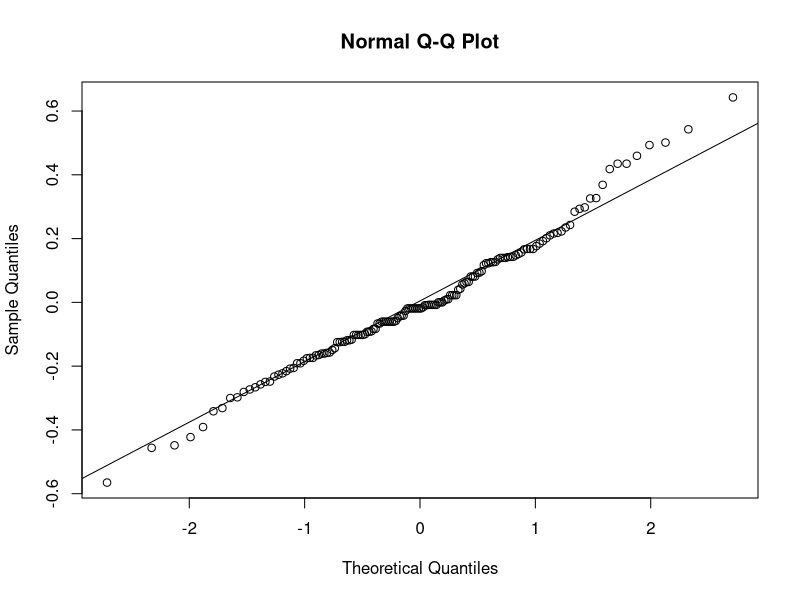

The R script that drew this image:
##############################
#  Ayudantia de regresion
##############################

library(ggplot2)
library(lmtest)

# 1 - Teoria de regresión lineal Simple

# 2- Ejercicio practico.


##############################
# Regresion lineal simple.


# los datos con los cuales vamos a trabajar es el dataset de IRIS
# el cual esta disponible en R como 'iris'

datos <- iris[1:4]


# Para la regresión lineal simple estamos buscando la relación que
# existe entre dos variables.

# Para este ejemplo nos iteresa saber si existe una relación entre

# el ancho de un petalo y el largo de un petalo. 


# 1. visualización de los datos:
#################################

gra1 <- ggplot(data = datos, mapping = aes(x = Petal.Length, y = Petal.Width)) +
          geom_point(color = "firebrick", size = 2) +
          labs(title  =  'Diagrama de dispersión', x  =  ' Largo de petalo ', 
               y = 'Ancho de petalo') +
          theme_bw() +
          theme(plot.title = element_text(hjust = 0.5))








# Claramente existe una relación entre el Largo y Ancho de un petalo. 
# para ver que tan fuerte es este, podemos hacer una analisis de correlación






    # 1.1 correlación
    ####

# Primeramente asumamos que los datos se distribuyen de forma normal.

cor.petal <- cor.test(x=datos$Petal.Length, 
                      y=datos$Petal.Width, method = 'pearson')








# Existe una relación casi perfecta entre el largo y el ancho de un petalo
# dado que la correlación es 0.9628654 y el test es muy significativo
# p-value < 2.2e-16












# 2. Generación del modelo
#################################

# Como ya sabemos que existe una correlación entre las variables podemos aplicar
# un modelo de regresión lineal simple:




modelo <- lm(formula = Petal.Width ~ Petal.Length, datos )






gra2 <- ggplot(data = datos, mapping = aes(x = Petal.Length, y = Petal.Width)) +
          geom_point(color = "firebrick", size = 2) +
          labs(title  =  'Ancho ~ Largo') +
          geom_smooth(method = "lm", se = FALSE, color = "black") +
          theme_bw() +
          theme(plot.title = element_text(hjust = 0.5))











# Este modelo es casi perfecto en cuanto a los valores de f.test y r^2 
# Pero aun no podemos aceptarlo debido a que hay condiciones que se deben
# cumplir:





  # 2.1 Independencia
  ####

# Para el caso de la independencia , tenemos que asumir que las muestras
# vienen de forma aleatoria.




  # 2.2 Linealidad
  ####

# Para ver esto primeramente se necesitan obtener los residuos.

lineal <- data.frame(valor=modelo$fitted.values,residuos=modelo$residuals)


gra3 <- ggplot(data = lineal, aes(x = valor, y = residuos)) +
            geom_point(aes(color = residuos)) +
            scale_color_gradient2(low = "blue3", mid = "grey", high = "red") +
            geom_hline(yintercept = 0) +
            geom_segment(aes(xend = valor, yend = 0), alpha = 0.2) +
            labs(title = "Distribución de los residuos", x = "predicción modelo",
                 y = "residuo") +
            theme_bw() +
            theme(plot.title = element_text(hjust = 0.5), legend.position = "none")









# Los residuos en cierta parte tienen a tener otra distribución que no sea
# Aleatorea, sin embargo al ver el panorama completo, se puede ver que no
# existe un patron. Por lo cual se puede aceptar la linealidad 







  # 2.3 Residuos normales
  ####


# Para estudiar esto, solo hace falta analizar como se comporta la distribución
# de los residuos.

# para esto se puede hacer un test de shapiro o un analisis grafico.


## Metodo grafico
qqnorm(lineal$residuos)
qqline(lineal$residuos)


## Metodo por test


normal.residuals <- shapiro.test(lineal$residuos)











# El grafico Q-Q nos da info que los residuos se comportan aproximadamente
# normal. Sin embargo el test de shapiro sobre linealidad, no dice que se puede
# aceptar pero tambien esta en el limite por lo cual, se podria aceptar que los 
# residuos se comporten de forma normal pero con precausión.









# 2.4 Homocedasticidad de los residuos 
####




# Al igual que la normalidad esto se puede ver de forma grafica, donde si 
# se pone una linea que muestre que tanto varian los residuos, la linea tendria
# que ser lo más cercano a una recta.


gra4 <- ggplot(data = lineal, aes(x = valor, y = residuos)) +
    geom_point(aes(color = residuos)) +
    scale_color_gradient2(low = "blue3", mid = "grey", high = "red") +
    geom_segment(aes(xend = valor, yend = 0), alpha = 0.2) +
    geom_smooth(se = FALSE, color = "firebrick") +
    labs(title = "Distribución de los residuos", x = "predicción modelo",
         y = "residuo") +
    geom_hline(yintercept = 0) +
    theme_bw() +
    theme(plot.title = element_text(hjust = 0.5), legend.position = "none")




## Dado que la linea no es del todo una recta, se podria hacer el test de 
# Breush-Pagan para saber realmente si se tiene homocedasticidad o no.


test.bp <- bptest(modelo)




# Tanto el grafico como el test nos indican que no existe una homocedasticidad
# entre los residuos por lo que indica que al haber mucha varianza el modelo
# no sirve para un caso general por lo cual de aceptarse  se tendria que tener
# precausión con los datos entregados.

# Una forma de arreglar estos datos es la eliminación de los valores
# de gran impacto al modelo, como los valores atipicos.



# recordemos que esta parte de analisis es una iteración constante hasta
# que se tenga un buen modelo.














# Conclusión:


# Si bien el modelo se logra ajustar muchos a los datos, no es posible aplicar
# este modelo de forma general ya que no cumple con el supuesto de Homocedasticidad
# Dicho de otro modo, es posible que el modelo se ajuste dado que existe
# mucha varianza entre los datos. Una forma de arreglar esto, es la eliminación
# de outliers y volver a armar el modelo.









### Ahora ejercicio para ustedes:


## Vamos a ver si existe una relación entre los kilimetros recorridos por
# un transporte publico y la cantidad de fallos que se tienen



kilometros <- c(5659,  5710, 5563, 5672, 5532, 5600, 5518, 5447, 5544, 5598,
                   5585, 5436, 5549, 5612, 5513, 5579, 5502, 5509, 5421, 5559,
                   5487, 5508, 5421, 5452, 5436, 5528, 5441, 5486, 5417, 5421)
fallos <- c(855, 875, 787, 730, 762, 718, 867, 721, 735, 615, 708, 644, 654, 735,
          667, 713, 654, 704, 731, 743, 619, 625, 610, 645, 707, 641, 624, 570,
          593, 556)
datos.ejercicio <- data.frame(kilometros,fallos)







